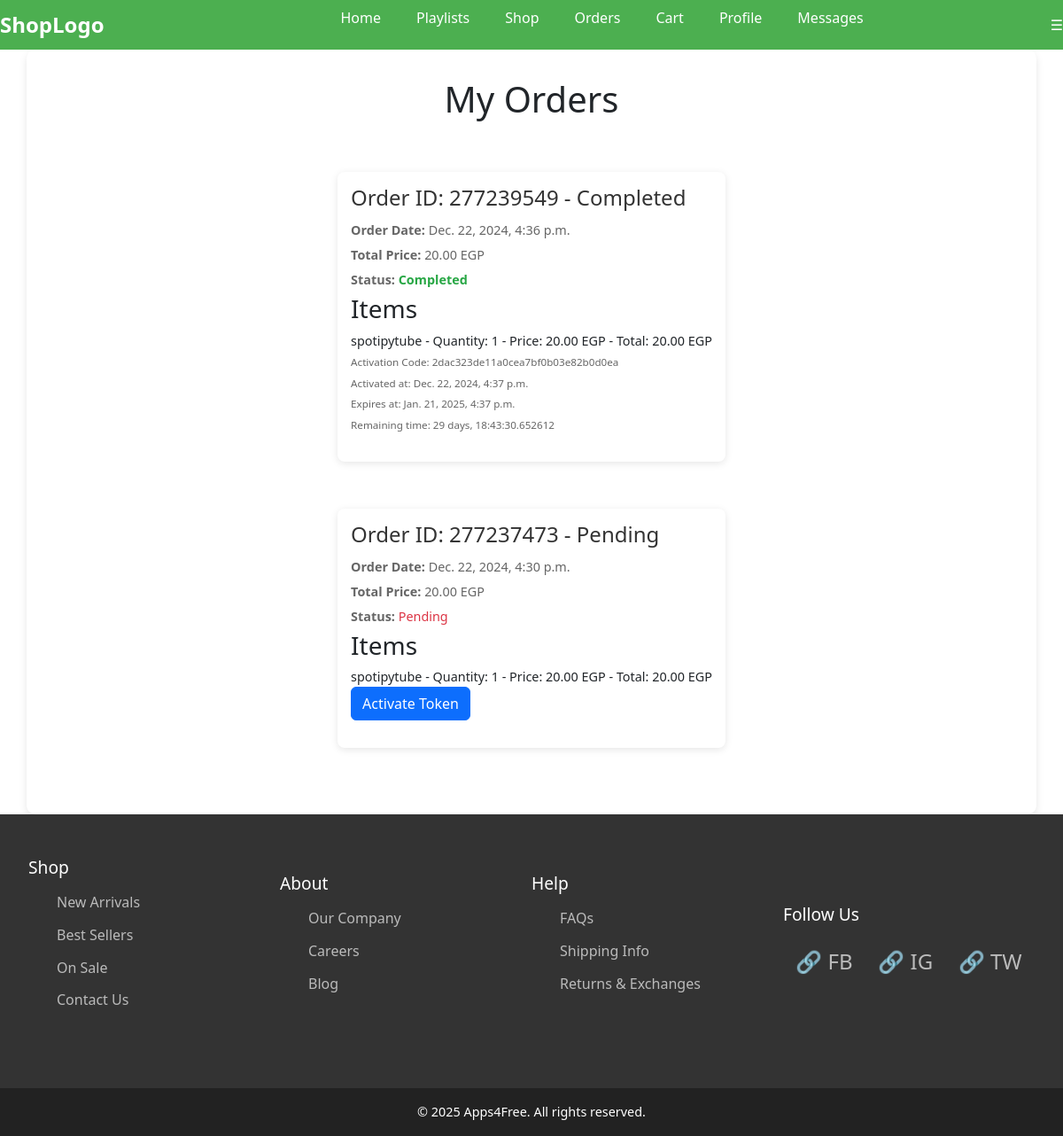
The app's page /checkout/my-orders (signed in) with its own data.
### checkout/models.py (models this page shows, shortened)
class Order(models.Model):
    ORDER_STATUS_CHOICES = [
        ('P', 'Pending'),
        ('C', 'Completed'),
        ('S', 'Shipped'),
        ('R', 'Returned'),
        ('F', 'Failed'),
    ]
    PAYMENT_STATUS_CHOICES = [
        ('P', 'Pending'),
        ('C', 'Completed'),
        ('F', 'Failed'),
        ('R', 'Refunded'),
    ]
    customer = models.ForeignKey(User, on_delete=models.CASCADE, related_name="orders")
    order_date = models.DateTimeField(auto_now_add=True)
    shipping_address = models.TextField()
    total_price = models.DecimalField(max_digits=10, decimal_places=2, default=0.00)
    order_status = models.CharField(max_length=1, choices=ORDER_STATUS_CHOICES, default='P')
    payment_status = models.CharField(max_length=1, choices=PAYMENT_STATUS_CHOICES, default='P')
    shipping_date = models.DateTimeField(null=True, blank=True)
    token_activated = models.BooleanField(default=False)

class OrderItem(models.Model):
    order = models.ForeignKey(Order, related_name="items", on_delete=models.CASCADE)
    product = models.ForeignKey(Product, on_delete=models.CASCADE)
    quantity = models.PositiveIntegerField(default=1)
    time = models.DurationField(default=timedelta(hours=0))  # Duration field to store time
    price = models.DecimalField(max_digits=10, decimal_places=2)
    def get_total_price(self):
        return self.price * self.quantity

### product/models.py (models this page shows, shortened)
class Product(models.Model):
    name = models.CharField(max_length=30, default='Product_Name')
    description = models.TextField(default='My_description', null=True, blank=True)
    price = models.DecimalField(max_digits=7, decimal_places=2, default=20.00)  # Increased max_digits for flexibility
    activation_period = models.DurationField(default=timedelta(hours=2))  # Duration field to store time
    image = models.ImageField(upload_to='Photos/%y/%m/%d', default='Photos/24/09/17/images.png')
    download_file = models.FileField(upload_to='Downloads/%y/%m/%d', default=f'Downloads/24/09/17/file{id}.exe')
    download_file_version = models.CharField(max_length=10, default='1.0.0')
    active = models.BooleanField(default=True)
    category = models.ForeignKey(Category, on_delete=models.PROTECT, null=True, blank=True)
    class Meta:
        verbose_name = 'Product'
        ordering = ['name']

### generator/models.py (models this page shows, shortened)
class Token(models.Model):
    user = models.ForeignKey(User, on_delete=models.SET_NULL, null=True)
    order = models.OneToOneField(Order, on_delete=models.SET_NULL, null=True)
    token = models.CharField(max_length=64, unique=True, null=True, blank=True)
    created_at = models.DateTimeField(default=timezone.now, null=True)
    expires_at = models.DateTimeField(null=True)
    @property
    def remaining_time(self):
        remaining = self.expires_at - timezone.now()
        return max(remaining, timedelta(0))  # Ensures non-negative timedelta

### checkout/views.py (the view)
# urls.py: path('my-orders', views.user_orders, name='Orders'),
@login_required
def user_orders(request):
    orders = Order.objects.filter(customer=request.user).order_by('-order_date')
    return render(request, 'checkout/user_orders.html', {'orders': orders})

### checkout/templates/checkout/user_orders.html (shortened to what this page needs)
{% extends 'base.html' %}
{% block content %}
    <div class="text-center mb-5">
        <h1>My Orders</h1>
    </div>
    <div class="order-wrapper">
        {% if orders %}
            {% for order in orders %}
            <div class="order-card">
                <div class="order-details">
                    <h2>Order ID: {{ order.id }} - {{ order.get_payment_status_display }}</h2>
                    <p><strong>Order Date:</strong> {{ order.order_date }}</p>
                    <p><strong>Total Price:</strong> {{ order.total_price }} EGP</p>
                    <p><strong>Status:</strong>
                        <span class="{% if order.payment_status == 'C' %}status-shipped{% else %}status-other{% endif %}">
                            {{ order.get_payment_status_display }}
                        </span>
                    </p>
                    <h3>Items</h3>
                    <ul>
                        {% for item in order.items.all %}
                            <li>
                                {{ item.product.name }} - Quantity: {{ item.quantity }} - Price: {{ item.price }} EGP - Total: {{ item.get_total_price }} EGP
                                <ul>
                                    <li>
                                        {% if not order.token_activated %}
                                            <form action="{% url 'generate_token' order.id %}" method="POST">
                                                <button class="btn btn-primary">Activate Token</button>
                                            </form>
                                        {% else %}
                                            <p>Activation Code: {{ order.token.token }}</p>
                                            <p>Activated at: {{ order.token.created_at }}</p>
                                            <p>Expires at: {{ order.token.expires_at }}</p>
                                            <p>Remaining time: {{ order.token.remaining_time }}</p>
                                        {% endif %}
                                    </li>
                                </ul>
                            </li>
                        {% endfor %}
                    </ul>
                </div>
            </div>
            {% endfor %}
        {% else %}
            <p>You have no orders.</p>
        {% endif %}
    </div>
{% endblock %}

### Project/static/css/style.css (style rules this page uses)
* { margin: 0; padding: 0; box-sizing: border-box; justify-content: center; align-items: center; }
html, body { width: 100%; min-height: 100%; display: flex; flex-direction: column; align-items: stretch; }
body { font-family: 'Segoe UI', Tahoma, Geneva, Verdana, sans-serif; background-color: #f4f6f8; }
.btn { display: inline-block; padding: 10px 20px; font-size: 16px; color: #fff; background-color: #007bff; border-radius: 8px; border: none; cursor: pointer; transition: background-color 0.3s ease; }
.btn-primary { background-color: #007bff; }
.order-wrapper { display: flex; flex-direction: column; }
.order-card { background-color: #fff; border-radius: 8px; box-shadow: 0 2px 8px rgba(0, 0, 0, 0.1); margin: 10px 0; padding: 15px; transition: transform 0.2s; }
.order-details { margin: 0; }
.order-details h2 { font-size: 1.5em; margin: 0 0 10px; color: #333; }
.order-details p { margin: 5px 0; font-size: 0.9em; color: #666; }
.order-details ul { list-style-type: none; padding: 0; }
.order-details ul li { margin-bottom: 5px; font-size: 0.9em; }
.status-shipped { color: #28a745; font-weight: bold; }
.status-other { color: #dc3545; }
.btn-primary { background-color: #007bff; border: none; padding: 0.75rem 1.25rem; color: white; font-size: 1rem; border-radius: 5px; cursor: pointer; transition: background-color 0.3s ease; }
h1, h2, h3, h4, h5, h6 { color: #333; margin-bottom: 1rem; font-weight: 600; }
p { color: #666; line-height: 1.6; margin-bottom: 1rem; }

### records on screen
Order: id "277239549", payment_status "Completed", order_date "Dec. 22, 2024, 4:36 p.m.", total_price "20.00", token.token "2dac323de11a0cea7bf0b03e82b0d0ea", token.created_at "Dec. 22, 2024, 4:37 p.m.", token.expires_at "Jan. 21, 2025, 4:37 p.m.", token.remaining_time "29 days, 18:43:30.652612"
OrderItem: product.name "spotipytube", quantity "1", price "20.00", get_total_price "20.00"
Order: id "277237473", payment_status "Pending", order_date "Dec. 22, 2024, 4:30 p.m.", total_price "20.00"
OrderItem: product.name "spotipytube", quantity "1", price "20.00", get_total_price "20.00", shows "Activate Token"
